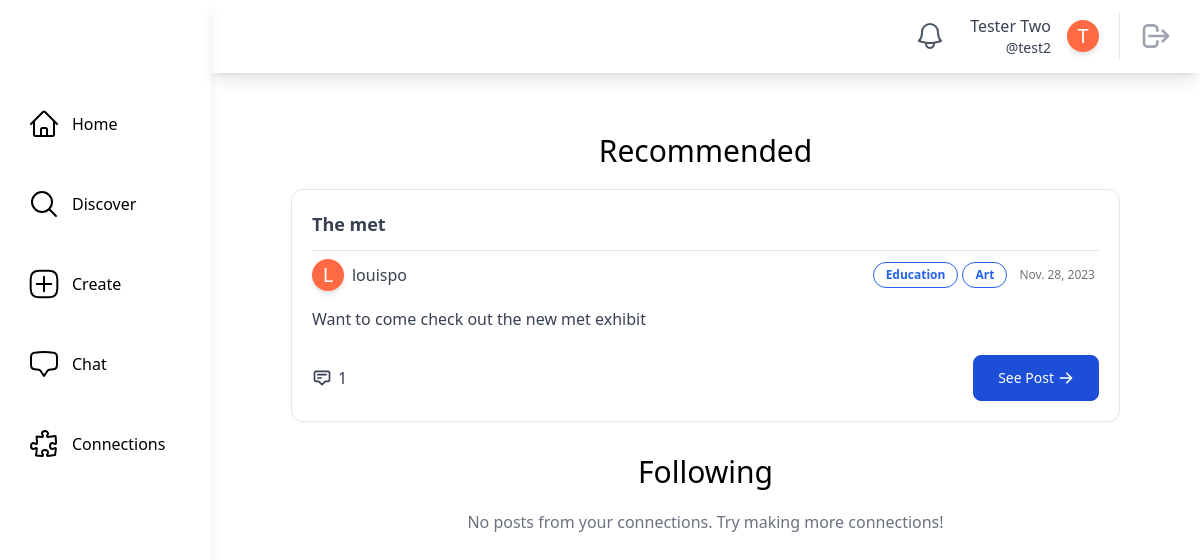
The page /home/ (signed in) on the database as committed earlier.
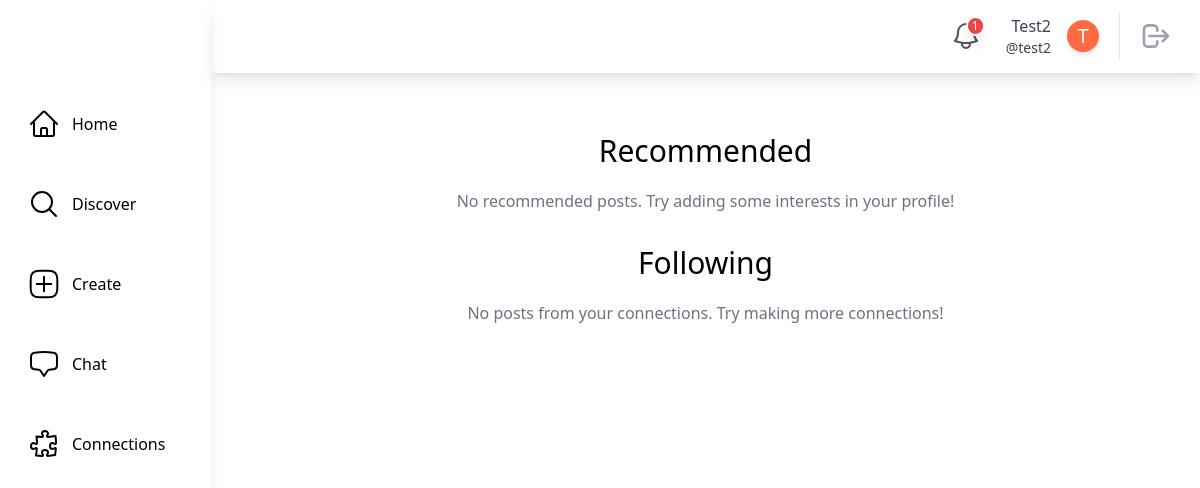
The same page on the database as committed later.
### main/models.py (models this page shows, shortened)
class SocialUser(AbstractUser):
    class Pronouns(models.IntegerChoices):
        SHE = 1, _("She/Her")
        HE = 2, _("He/Him")
        THEY = 3, _("They/Them")
        OTHER = 4, _("Other/Prefer Not To Say")
    username = models.CharField(max_length=30, unique=True)
    email = models.EmailField(unique=True, default="@nyu.edu")
    full_name = models.CharField(max_length=50, default="")
    pronouns = models.IntegerField(default=Pronouns.OTHER, choices=Pronouns.choices)
    date_of_birth = models.DateField(null=True, validators=[validate_age])
    major = models.CharField(max_length=100, default="undeclared")
    tags = models.ManyToManyField(InterestTag, related_name="tags")
    profile_picture = models.ImageField(
        upload_to="profile_pics/", null=True, blank=True
    )
    timestamp = models.DateTimeField("timestamp", default=timezone.now)  # joined

class InterestTag(models.Model):
    name = models.CharField(max_length=50, unique=True)
    class Meta:
        db_table = "interest_tags"
        verbose_name_plural = "Interest Tags"
    def __str__(self):
        return self.name

### posts/models.py (models this page shows, shortened)
class ActivityPost(models.Model):
    class PostStatus(models.IntegerChoices):
        DRAFT = 1, _("Draft")
        ACTIVE = 2, _("Active")
        ARCHIVED = 3, _("Archived")
    class Meta:
        db_table = "activity_posts"
        verbose_name_plural = "Activity Posts"
    poster = models.ForeignKey(settings.AUTH_USER_MODEL, on_delete=models.CASCADE)
    timestamp = models.DateTimeField(auto_now_add=True)
    title = models.CharField(max_length=255)
    description = models.TextField(max_length=1023)
    status = models.IntegerField(default=PostStatus.DRAFT, choices=PostStatus.choices)
    tags = models.ManyToManyField(InterestTag)

### main/views.py (the view)
# urls.py: path("home/", views.HomePageView.as_view(), name="home"),
@method_decorator(login_required, name="dispatch")
class HomePageView(LoginRequiredMixin, generic.ListView):
    model = ActivityPost
    template_name = "main/home.html"
    def get_context_data(self, **kwargs):
        context = super().get_context_data(**kwargs)
        context["interests_posts"] = ActivityPost.objects.filter(
            tags__in=self.request.user.tags.all(),
            status=ActivityPost.PostStatus.ACTIVE,
        )
        user_connections = Connection.get_active_connections(self.request.user)
        connected_users = [
            connection.receiver
            if connection.receiver != self.request.user
            else connection.requester
            for connection in user_connections
        ]
        context["connection_posts"] = ActivityPost.objects.filter(
            poster__in=connected_users,
            status=ActivityPost.PostStatus.ACTIVE,
        )
        return context

### main/models.py (called while the page is built)
    @classmethod
    def count_unread_notifications(cls, user):
        return (
            cls.objects.filter(models.Q(recipient_user=user, is_read=False))
            .all()
            .order_by("-timestamp")
            .count()
        )

    @classmethod
    def get_active_connections(cls, user):
        return cls.objects.filter(
            (models.Q(requester=user) | models.Q(receiver=user))
            & models.Q(status=Connection.ConnectionStatus.CONNECTED)
        ).all()

### theme/templatetags/theme_customfilters.py (called while the page is built)
@register.filter
def count_unread_notifications(user):
    return Notification.count_unread_notifications(user)

### main/templates/main/home.html (shortened to what this page needs)
{% extends "base.html" %}
{% block content %}
    <div class="m-20 mt-5 overflow-auto">
        <div class="justify-center">
            <div class="container mx-auto mt-10 mb-10 overflow-scroll">
                <div class="text-3xl mb-5 text-center">Recommended</div>
                    {% if interests_posts %}
                        {% for post in interests_posts %}
                            {% if post.poster != user %}
                                <div class="mb-5 w-full">{% include "posts/post_card.html" with post=post %}</div>
                            {% endif %}
                        {% endfor %}
                    {% else %}
                        <p class="text-center text-gray-500">No recommended posts. Try adding some interests in your profile!</p>
                    {% endif %}
                <div class="text-3xl mb-5 text-center">Following</div>
                <div class="mt-5">
                    {% if connection_posts %}
                        {% for post in connection_posts %}
                            {% if post.poster != user %}
                                <div class="mb-5">{% include "posts/post_card.html" with post=post %}</div>
                            {% endif %}
                        {% endfor %}
                    {% else %}
                        <p class="text-center text-gray-500">No posts from your connections. Try making more connections!</p>
                    {% endif %}
                </div>
            </div>
        </div>
    </div>
{% endblock content %}

### theme/templates/base.html (shortened to what the changed rows need)
{% load static tailwind_tags %}
{% load theme_customfilters %}
<!DOCTYPE html>
<html lang="en">
    <head>
        {% tailwind_css %}
    </head>
    <body class="flex bg-white min-h-screen">
        {% if user.is_authenticated %}
            <div class="h-screen w-full bg-white relative flex overflow-hidden">
                <aside class="h-full shadow-lg w-64 flex flex-col space-y-10 items-start relative bg-white text-black">
                    <div class="h-16 flex items-center w-full">
                    </div>
                    <a href="{% url 'main:home' %}"
                       class="flex items-center ml-6 p-1 rounded hover:bg-gray-100 focus:bg-gray-100 transition duration-200 transform hover:scale-110">
                        <span class="ml-3">Home</span>
                    </a>
                    <a href="{% url 'main:discover' %}"
                       class="flex items-center ml-6 p-1 rounded hover:bg-gray-100 focus:bg-gray-100 transition duration-200 transform hover:scale-110">
                        <svg xmlns="http://www.w3.org/2000/svg"
                             fill="none"
                             viewBox="0 0 24 24"
                             stroke-width="1.5"
                             stroke="currentColor"
                             class="w-8 h-8">
                            <path stroke-linecap="round" stroke-linejoin="round" d="M21 21l-5.197-5.197m0 0A7.5 7.5 0 105.196 5.196a7.5 7.5 0 0010.607 10.607z" />
                        </svg>
                        <span class="ml-3">Discover</span>
                    </a>
                    <a href="{% url 'posts:create_post' %}"
                       class="flex items-center ml-6 p-1 rounded hover:bg-gray-100 focus:bg-gray-100 transition duration-200 transform hover:scale-110">
                        <span class="ml-3">Create</span>
                    </a>
                    <a href="{% url 'chat:chat_room_list' %}"
                       class="flex items-center ml-6 p-1 rounded hover:bg-gray-100 focus:bg-gray-100 transition duration-200 transform hover:scale-110">
                        <span class="ml-3">Chat</span>
                    </a>
                    <a href="{% url 'main:connections' user.username %}"
                       class="flex items-center ml-6 p-1 rounded hover:bg-gray-100 focus:bg-gray-100 transition duration-200 transform hover:scale-110">
                        <span class="ml-3">Connections</span>
                    </a>
                </aside>
                <div class="w-full h-full flex flex-col justify-between">
                    <header class="h-20 w-full flex items-center relative justify-end px-5 shadow-lg">
                        <a href="{% url 'main:notifications' user.username %}"
                           class="relative p-2 text-gray-600 hover:bg-gray-100 hover:text-gray-600 focus:bg-gray-100 focus:text-gray-600 rounded-full">
                           <span class="absolute top-1 left-6 text-xs bg-red-500 text-white font-medium px-1 shadow-lg rounded-full border-2 border-white">
                               {% if user|count_unread_notifications > 0 %}
                                {{ user|count_unread_notifications }}
                               {% endif %}
                           </span>
                        </a>
                        <a href="{% url 'main:profile_page' user.username %}"
                           class="rounded hover:bg-gray-100 hover:text-gray-600 focus:bg-gray-100 focus:text-gray-600 px-2 ml-2">
                            <div class="flex flex-shrink-0 items-center space-x-4 text-gray-700">
                                <div class="flex flex-col items-end ">
                                    <div class="text-md font-medium ">{{ user.full_name|capfirst }}</div>
                                    <div class="text-sm font-regular">@{{ user.username }}</div>
                                </div>
                                <div class="rounded-full h-8 w-8 bg-[#ff6a45] flex items-center justify-center shadow-md border-white transition duration-200 transform hover:scale-110">
                                    {% if user.profile_picture %}
                                        {% comment %} Profile Picture with same shape {% endcomment %}
                                    {% else %}
                                            <span class="text-white text-xl">{{ user.full_name|first|capfirst }}</span>
                                    {% endif %}
                                </div>
                            </div>
                        </a>
                        <div class="border-l pl-3 ml-3 space-x-1">
                            <button class="relative p-2 text-gray-400 hover:bg-gray-100 hover:text-gray-600 focus:bg-gray-100 focus:text-gray-600 rounded-full">
                                <a href="{% url 'main:logout' %}">
                                    <svg aria-hidden="true"
                                         fill="none"
                                         viewBox="0 0 24 24"
                                         stroke="currentColor"
                                         class="h-8 w-8">
                                        <path stroke-linecap="round" stroke-linejoin="round" stroke-width="2" d="M17 16l4-4m0 0l-4-4m4 4H7m6 4v1a3 3 0 01-3 3H6a3 3 0 01-3-3V7a3 3 0 013-3h4a3 3 0 013 3v1" />
                                    </svg>
                                </a>
                            </button>
                        </div>
                    </header>
                    <main class="max-w-full h-full flex flex-col relative overflow-auto">
                        {% block content %}
                        {% endblock content %}
                    </main>
                </div>
            </div>
        {% endif %}
    </body>
</html>

### posts/templates/posts/post_card.html
<div class="rounded-xl border p-5 shadow-sm bg-white">
    <div class="text-lg font-bold text-gray-700 border-b pb-3">{{ post.title|capfirst }}</div>
    <div class="flex flex-wrap w-full items-center justify-between">
        <a href="{% url 'main:profile_page' post.poster.username %}"
           class="flex items-center hover:bg-gray-100 rounded hover:text-gray-600 focus:bg-gray-100 focus:text-gray-600 mt-2">
           <div class="rounded-full h-8 w-8 bg-[#ff6a45] flex items-center justify-center shadow-md border-white transition duration-200 transform hover:scale-110">
              {% if post.poster.profile_picture %}
                 {% comment %} Profile Picture with same shape {% endcomment %}
              {% else %}
                 <span class="text-white text-xl">{{ post.poster.full_name|first|capfirst }}</span>
              {% endif %}
           </div>
           <div class="flex items-center ml-2">
              <div class="text-md font-regular text-gray-700">{{ post.poster.username }}</div>
           </div>
        </a>
        <div class="flex flex-wrap justify-self-end items-center">
            <div class="flex items-center justify-items-start mr-2 mt-2">
                {% for tag in post.tags.all %}
                    <button class="mr-1 rounded-2xl border border-blue-600 text-blue-600 bg-white px-3 py-1 text-xs font-semibold">{{ tag }}</button>
                {% endfor %}
            </div>
            <div class="text-xs text-neutral-500 text-right mr-1 mt-2">{{ post.timestamp.date }}</div>
        </div>
    </div>
    <div class="mt-4 mb-6">
        <div class="text-gray-700">{{ post.description }}</div>
    </div>
    <div class="w-full flex flex-row justify-between">
        <div class="flex items-center transition text-gray-700 hover:text-gray-700">
            <svg xmlns="http://www.w3.org/2000/svg"
                 class="mr-1.5 h-5 w-5"
                 fill="none"
                 viewBox="0 0 24 24"
                 stroke="currentColor"
                 stroke-width="2">
                <path stroke-linecap="round" stroke-linejoin="round" d="M7 8h10M7 12h4m1 8l-4-4H5a2 2 0 01-2-2V6a2 2 0 012-2h14a2 2 0 012 2v8a2 2 0 01-2 2h-3l-4 4z" />
            </svg>
            <span>{{ post.comments.count }}</span>
        </div>
        <a href="{% url 'posts:post_details' poster=post.poster pk=post.id %}"
           class="inline-flex items-center justify-center px-6 py-3 mb-2 text-sm text-white bg-blue-700 rounded-lg border border-blue-700 hover:bg-blue-800 focus:ring-4 focus:outline-none focus:ring-blue-300 sm:w-auto sm:mb-0"
           data-primary="green-400"
           data-rounded="rounded-2xl"
           data-primary-reset="{}">
            See Post
            <svg class="w-4 h-4 ml-1"
                 xmlns="http://www.w3.org/2000/svg"
                 viewBox="0 0 20 20"
                 fill="currentColor">
                <path fill-rule="evenodd" d="M10.293 3.293a1 1 0 011.414 0l6 6a1 1 0 010 1.414l-6 6a1 1 0 01-1.414-1.414L14.586 11H3a1 1 0 110-2h11.586l-4.293-4.293a1 1 0 010-1.414z" clip-rule="evenodd">
                </path>
            </svg>
        </a>
    </div>
</div>

Rows that differ between the two databases and show on the page:
no longer on this page (row unchanged): ActivityPost: title "The met", poster.full_name|first "L", poster.username "louispo", timestamp "Nov. 28, 2023", description "Want to come check out the new met exhibit", comments.count "1"
no longer on this page (row unchanged): InterestTag: name "Education"
no longer on this page (row unchanged): InterestTag: name "Art"
changed SocialUser "test2": id (not shown) → "1"; full_name "Tester Two" → "Test2"
Other text that changed with them:
text now shown: "No recommended posts. Try adding some interests in your profile!"
